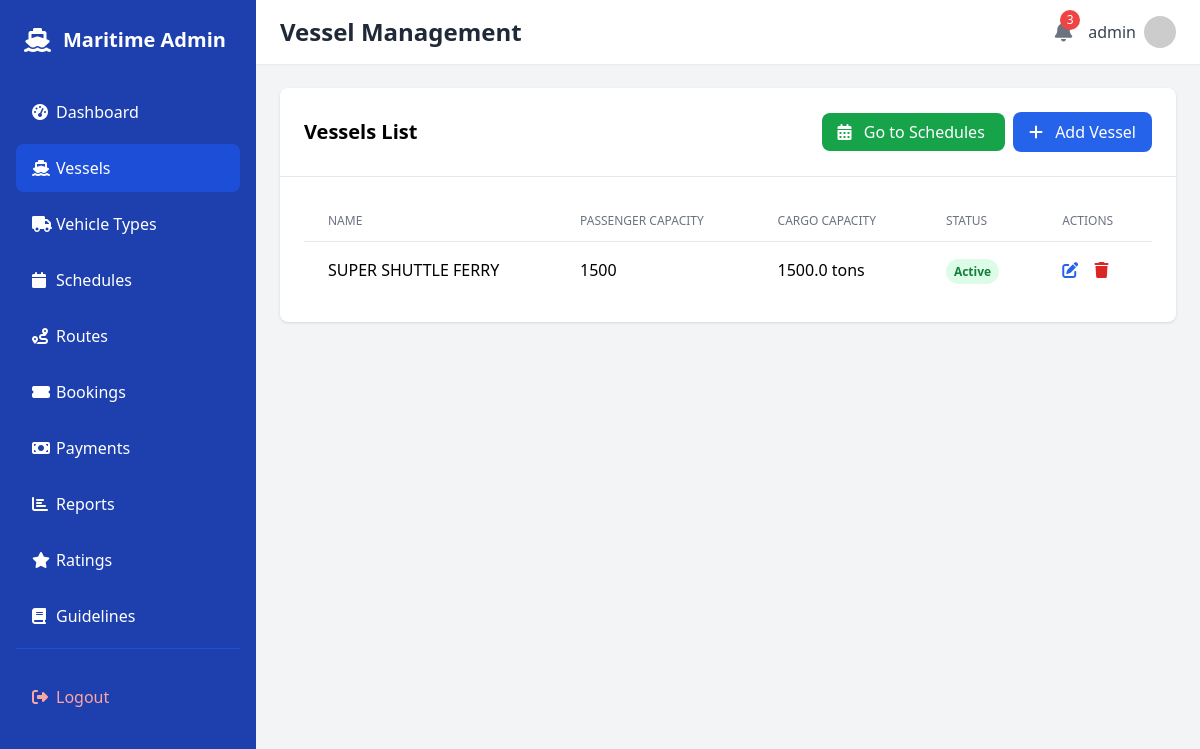
Screenshot of /dashboard/vessels/ (signed in) with the database file from the repository.
### trip/models.py (models this page shows, shortened)
class Vessel(models.Model):
    name = models.CharField(max_length=100)
    capacity_passengers = models.PositiveIntegerField()
    capacity_cargo = models.FloatField(help_text="Capacity in metric tons")
    active = models.BooleanField(default=True)

### trip/views.py (the view)
# urls.py: path('dashboard/vessels/', views.vessel_list, name='vessels'),
@login_required
@staff_member_required
def vessel_list(request):
    vessels = Vessel.objects.all().prefetch_related('schedule_set')
    search_query = request.GET.get('search', '')
    if search_query:
        vessels = vessels.filter(
            Q(name__icontains=search_query) |
            Q(capacity__icontains=search_query) |
            Q(vessel_type__icontains=search_query)
        )
    page = request.GET.get('page', 1)
    paginator = Paginator(vessels, 10)  # Show 10 vessels per page
    try:
        vessels = paginator.page(page)
    except PageNotAnInteger:
        vessels = paginator.page(1)
    except EmptyPage:
        vessels = paginator.page(paginator.num_pages)
    context = {
        'vessels': vessels,
        'search_query': search_query,
        'active_tab': 'vessels'
    }
    return render(request, 'dashboard/vessels.html', context)

### trip/views.py (called while the page is built)
def get_notification_context(request):
    if request.user.is_authenticated:
        pending_payments_count = Booking.objects.filter(is_paid=False).count()
        return {
            'pending_payments_count': pending_payments_count
        }
    return {'pending_payments_count': 0}

### templates/dashboard/vessels.html (shortened to what this page needs)
{% extends 'dashboard/base.html' %}
{% block header %}Vessel Management{% endblock %}
{% block content %}
<div class="bg-white rounded-lg shadow">
    <div class="p-6 border-b border-gray-200 flex justify-between items-center">
        <h2 class="text-xl font-semibold">Vessels List</h2>
        <div>
            <a href="{% url 'schedules' %}" class="bg-green-600 text-white px-4 py-2 rounded-lg hover:bg-green-700 mr-2">
                <i class="fas fa-calendar-alt mr-2"></i> Go to Schedules
            </a>
            <button id="openAddVesselModal" class="bg-blue-600 text-white px-4 py-2 rounded-lg hover:bg-blue-700">
                <i class="fas fa-plus mr-2"></i> Add Vessel
            </button>
        </div>
    </div>
    <div class="p-6">
        <div class="overflow-x-auto">
            <table class="min-w-full divide-y divide-gray-200">
                <thead>
                    <tr>
                        <th class="px-6 py-3 text-left text-xs font-medium text-gray-500 uppercase">Name</th>
                        <th class="px-6 py-3 text-left text-xs font-medium text-gray-500 uppercase">Passenger Capacity</th>
                        <th class="px-6 py-3 text-left text-xs font-medium text-gray-500 uppercase">Cargo Capacity</th>
                        <th class="px-6 py-3 text-left text-xs font-medium text-gray-500 uppercase">Status</th>
                        <th class="px-6 py-3 text-left text-xs font-medium text-gray-500 uppercase">Actions</th>
                    </tr>
                </thead>
                <tbody class="divide-y divide-gray-200">
                    {% for vessel in vessels %}
                    <tr>
                        <td class="px-6 py-4">{{ vessel.name }}</td>
                        <td class="px-6 py-4">{{ vessel.capacity_passengers }}</td>
                        <td class="px-6 py-4">{{ vessel.capacity_cargo }} tons</td>
                        <td class="px-6 py-4">
                            {% if vessel.active %}
                            <span class="px-2 py-1 text-xs font-semibold text-green-700 bg-green-100 rounded-full">Active</span>
                            {% else %}
                            <span class="px-2 py-1 text-xs font-semibold text-red-700 bg-red-100 rounded-full">Inactive</span>
                            {% endif %}
                        </td>
                        <td class="px-6 py-4">
                            <button onclick="openEditVesselModal('{{ vessel.id }}', '{{ vessel.name }}', {{ vessel.capacity_passengers }}, {{ vessel.capacity_cargo }}, {{ vessel.active|yesno:'true,false' }})"
                                    class="text-blue-600 hover:text-blue-800 mr-3">
                                <i class="fas fa-edit"></i>
                            </button>
                            <button onclick="deleteVessel('{{ vessel.id }}')"
                                    class="text-red-600 hover:text-red-800">
                                <i class="fas fa-trash"></i>
                            </button>
                        </td>
                    </tr>
                    {% endfor %}
                </tbody>
            </table>
        </div>
    </div>
</div>
{% endblock %}

### templates/dashboard/base.html (shortened to what this page needs)
<!DOCTYPE html>
<html lang="en">
<head>
    <script src="https://cdn.tailwindcss.com"></script>
    <link rel="stylesheet" href="https://cdnjs.cloudflare.com/ajax/libs/font-awesome/6.4.2/css/all.min.css">
</head>
<body class="bg-gray-100">
    <div class="flex min-h-screen">
        <aside class="bg-blue-800 text-white w-64 min-h-screen px-4 py-6">
            <div class="flex items-center mb-8 px-2">
                <i class="fas fa-ship text-2xl"></i>
                <span class="ml-3 text-xl font-bold">Maritime Admin</span>
            </div>
            <nav class="space-y-2">
                <a href="{% url 'dashboard' %}" class="flex items-center px-4 py-3 hover:bg-blue-700 rounded-lg {% if request.resolver_match.url_name == 'dashboard' %}bg-blue-700{% endif %}">
                    <i class="fas fa-tachometer-alt w-6"></i>
                    <span>Dashboard</span>
                </a>
                <a href="{% url 'vessels' %}" class="flex items-center px-4 py-3 hover:bg-blue-700 rounded-lg {% if request.resolver_match.url_name == 'vessels' %}bg-blue-700{% endif %}">
                    <i class="fas fa-ship w-6"></i>
                    <span>Vessels</span>
                </a>
                <a href="#" class="flex items-center px-4 py-3 hover:bg-blue-700 rounded-lg"
                   onclick="openVehicleTypesModal()">
                    <i class="fas fa-truck w-6"></i>
                    <span>Vehicle Types</span>
                </a>
                <a href="{% url 'dashboard_schedules' %}" class="flex items-center px-4 py-3 hover:bg-blue-700 rounded-lg {% if request.resolver_match.url_name == 'dashboard_schedules' %}bg-blue-700{% endif %}">
                    <i class="fas fa-calendar w-6"></i>
                    <span>Schedules</span>
                </a>
                <a href="{% url 'route_list' %}" class="flex items-center px-4 py-3 hover:bg-blue-700 rounded-lg {% if request.resolver_match.url_name == 'route_list' %}bg-blue-700{% endif %}">
                    <i class="fas fa-route w-6"></i>
                    <span>Routes</span>
                </a>
                <a href="{% url 'booking_list' %}" class="flex items-center px-4 py-3 hover:bg-blue-700 rounded-lg {% if request.resolver_match.url_name == 'booking_list' %}bg-blue-700{% endif %}">
                    <i class="fas fa-ticket-alt w-6"></i>
                    <span>Bookings</span>
                </a>
                <a href="{% url 'payments' %}" class="flex items-center px-4 py-3 hover:bg-blue-700 rounded-lg {% if request.resolver_match.url_name == 'payments' %}bg-blue-700{% endif %}">
                    <i class="fas fa-money-bill w-6"></i>
                    <span>Payments</span>
                </a>
                <a href="{% url 'reports' %}" class="flex items-center px-4 py-3 hover:bg-blue-700 rounded-lg {% if request.resolver_match.url_name == 'reports' %}bg-blue-700{% endif %}">
                    <i class="fas fa-chart-bar w-6"></i>
                    <span>Reports</span>
                </a>
                <a href="{% url 'ratings_dashboard' %}" class="flex items-center px-4 py-3 hover:bg-blue-700 rounded-lg {% if request.resolver_match.url_name == 'ratings' %}bg-blue-700{% endif %}">
                    <i class="fas fa-star w-6"></i>
                    <span>Ratings</span>
                </a>
                <a href="{% url 'guidelines' %}" class="flex items-center px-4 py-3 hover:bg-blue-700 rounded-lg {% if request.resolver_match.url_name == 'guidelines' %}bg-blue-700{% endif %}">
                    <i class="fas fa-book w-6"></i>
                    <span>Guidelines</span>
                </a>
                <div class="pt-6 mt-6 border-t border-blue-700">
                    <a href="{% url 'logout' %}" class="flex items-center px-4 py-3 hover:bg-blue-700 rounded-lg text-red-300 hover:text-white">
                        <i class="fas fa-sign-out-alt w-6"></i>
                        <span>Logout</span>
                    </a>
                </div>
            </nav>
        </aside>
        <div class="flex-1">
            <header class="bg-white shadow-sm">
                <div class="flex items-center justify-between px-6 py-4">
                    <h1 class="text-2xl font-bold text-gray-800">{% block header %}{% endblock %}</h1>
                    <div class="flex items-center space-x-4">
                        <div class="relative">
                            <button
                                class="text-gray-500 hover:text-gray-700"
                                hx-get="{% url 'get_notifications' %}"
                                hx-target="#notifications-dropdown"
                                hx-trigger="click"
                                onclick="toggleNotifications()">
                                <i class="fas fa-bell text-xl"></i>
                                {% if pending_payments_count > 0 %}
                                <span class="absolute -top-2 -right-2 bg-red-500 text-white text-xs rounded-full w-5 h-5 flex items-center justify-center">
                                    {{ pending_payments_count }}
                                </span>
                                {% endif %}
                            </button>
                        </div>
                        <div class="flex items-center space-x-2">
                            <span class="text-gray-700">{{ user.username }}</span>
                            <img src="https://ui-avatars.com/api/?name={{ user.username }}" alt="{{ user.username }}" class="w-8 h-8 rounded-full">
                        </div>
                    </div>
                </div>
            </header>
            <main class="p-6">
                {% block content %}{% endblock %}
            </main>
        </div>
    </div>
</body>
</html>

### rows the page displays
Vessel: name "SUPER SHUTTLE FERRY", capacity_passengers "1500", capacity_cargo "1500.0", active "Active"

### other values shown
{{ pending_payments_count }} "3"
{{ user.username }} "admin"
